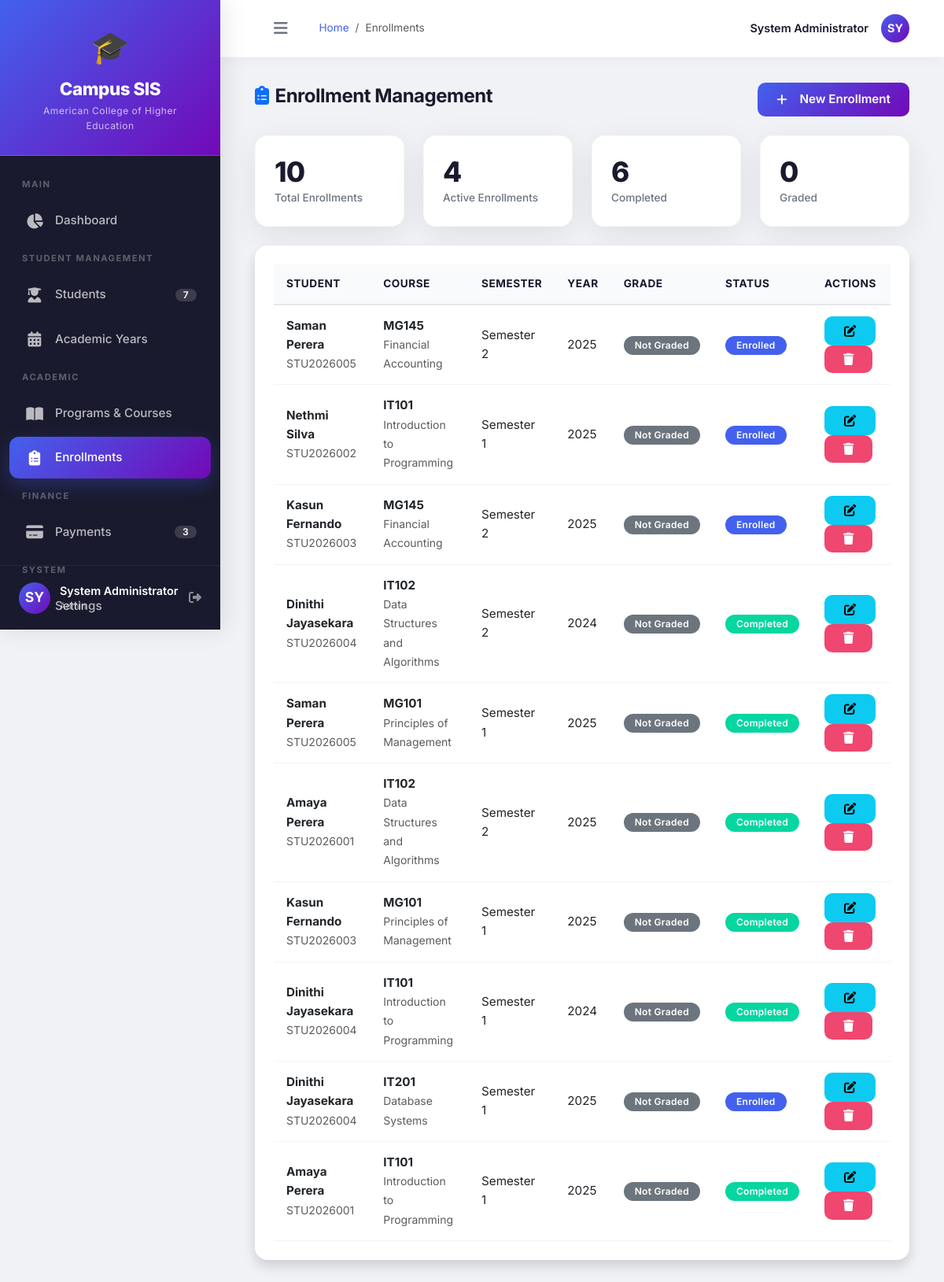
/pages/enrollments.php (signed in), run on the app's committed database.
### tables this page shows
CREATE TABLE enrollments (
    enrollment_id INT PRIMARY KEY AUTO_INCREMENT,
    student_id INT NOT NULL,
    course_id INT NOT NULL,
    semester INT NOT NULL,
    year INT NOT NULL,
    grade VARCHAR(5),
    grade_points DECIMAL(3,2),
    status ENUM('enrolled', 'completed', 'withdrawn', 'failed') DEFAULT 'enrolled',
    enrollment_date DATE,
    completion_date DATE,
    created_at TIMESTAMP DEFAULT CURRENT_TIMESTAMP,
    FOREIGN KEY (student_id) REFERENCES students(student_id) ON DELETE CASCADE,
    FOREIGN KEY (course_id) REFERENCES courses(course_id) ON DELETE CASCADE
);

CREATE TABLE students (
    student_id INT PRIMARY KEY AUTO_INCREMENT,
    student_number VARCHAR(20) UNIQUE NOT NULL,
    full_name VARCHAR(100) NOT NULL,
    ic_number VARCHAR(20) UNIQUE NOT NULL,
    gender ENUM('Male', 'Female') NOT NULL,
    dob DATE NOT NULL,
    email VARCHAR(100) UNIQUE NOT NULL,
    phone VARCHAR(15) NOT NULL,
    address TEXT NOT NULL,
    program VARCHAR(100) NOT NULL,
    year_of_study INT DEFAULT 1,
    photo VARCHAR(255),
    guardian_name VARCHAR(100),
    guardian_phone VARCHAR(15),
    guardian_email VARCHAR(100),
    enrollment_date DATE,
    status ENUM('active', 'graduated', 'suspended', 'withdrawn') DEFAULT 'active',
    created_at TIMESTAMP DEFAULT CURRENT_TIMESTAMP
);

CREATE TABLE courses (
    course_id INT PRIMARY KEY AUTO_INCREMENT,
    course_code VARCHAR(20) UNIQUE NOT NULL,
    course_name VARCHAR(100) NOT NULL,
    program VARCHAR(100) NOT NULL,
    credit_hours INT NOT NULL,
    semester INT NOT NULL,
    year INT NOT NULL,
    description TEXT,
    status ENUM('active', 'inactive') DEFAULT 'active',
    created_at TIMESTAMP DEFAULT CURRENT_TIMESTAMP
);

### pages/enrollments.php (the view, shortened to what this page needs)
<?php
require_once '../config/database.php';
include '../includes/header.php';
include '../includes/sidebar.php';
$enrollments = $pdo->query("
    SELECT e.*,
           s.full_name,
           s.student_number,
           s.program,
           c.course_name,
           c.course_code
    FROM enrollments e
    JOIN students s ON e.student_id = s.student_id
    JOIN courses c ON e.course_id = c.course_id
    ORDER BY e.created_at DESC
")->fetchAll();
?>
<div class="container-fluid fade-in">
    <div class="d-flex justify-content-between align-items-center mb-4">
        <h1 class="h3 text-gray-800"><i class="fas fa-clipboard-list me-2 text-primary"></i>Enrollment Management</h1>
        <button class="btn btn-primary" data-bs-toggle="modal" data-bs-target="#addEnrollmentModal">
            <i class="fas fa-plus me-2"></i>New Enrollment
        </button>
    </div>
    <div class="row g-4 mb-4">
        <div class="col-md-3">
            <div class="stat-card">
                <div class="stat-number"><?php echo count($enrollments); ?></div>
                <div class="stat-label">Total Enrollments</div>
            </div>
        </div>
        <div class="col-md-3">
            <div class="stat-card">
                <div class="stat-number"><?php echo count(array_filter($enrollments, function($e) { return $e['status'] == 'enrolled'; })); ?></div>
                <div class="stat-label">Active Enrollments</div>
            </div>
        </div>
        <div class="col-md-3">
            <div class="stat-card">
                <div class="stat-number"><?php echo count(array_filter($enrollments, function($e) { return $e['status'] == 'completed'; })); ?></div>
                <div class="stat-label">Completed</div>
            </div>
        </div>
        <div class="col-md-3">
            <div class="stat-card">
                <div class="stat-number"><?php echo count(array_filter($enrollments, function($e) { return !empty($e['grade']); })); ?></div>
                <div class="stat-label">Graded</div>
            </div>
        </div>
    </div>
    <div class="card shadow">
        <div class="card-body">
            <div class="table-responsive">
                <table class="table table-hover">
                    <thead>
                        <tr>
                            <th>Student</th>
                            <th>Course</th>
                            <th>Semester</th>
                            <th>Year</th>
                            <th>Grade</th>
                            <th>Status</th>
                            <th>Actions</th>
                        </tr>
                    </thead>
                    <tbody>
                        <?php foreach ($enrollments as $enrollment): ?>
                        <tr>
                            <td>
                                <strong><?php echo htmlspecialchars($enrollment['full_name']); ?></strong>
                                <br><small class="text-muted"><?php echo htmlspecialchars($enrollment['student_number']); ?></small>
                            </td>
                            <td>
                                <strong><?php echo htmlspecialchars($enrollment['course_code']); ?></strong>
                                <br><small class="text-muted"><?php echo htmlspecialchars($enrollment['course_name']); ?></small>
                            </td>
                            <td>Semester <?php echo $enrollment['semester']; ?></td>
                            <td><?php echo $enrollment['year']; ?></td>
                            <td>
                                <?php if ($enrollment['grade']): ?>
                                    <span class="badge bg-<?php echo $enrollment['grade'] >= 'B' ? 'success' : ($enrollment['grade'] >= 'C' ? 'warning' : 'danger'); ?>">
                                        <?php echo htmlspecialchars($enrollment['grade']); ?>
                                    </span>
                                <?php else: ?>
                                    <span class="badge bg-secondary">Not Graded</span>
                                <?php endif; ?>
                            </td>
                            <td>
                                <span class="badge bg-<?php echo $enrollment['status'] == 'completed' ? 'success' : ($enrollment['status'] == 'enrolled' ? 'primary' : 'danger'); ?>">
                                    <?php echo ucfirst($enrollment['status']); ?>
                                </span>
                            </td>
                            <td>
                                <button class="btn btn-sm btn-info" onclick="editEnrollment(<?php echo $enrollment['enrollment_id']; ?>, '<?php echo $enrollment['grade']; ?>', '<?php echo $enrollment['status']; ?>')">
                                    <i class="fas fa-edit"></i>
                                </button>
                                <a href="enrollments.php?delete=<?php echo $enrollment['enrollment_id']; ?>" class="btn btn-sm btn-danger" onclick="return confirm('Delete this enrollment?')">
                                    <i class="fas fa-trash"></i>
                                </a>
                            </td>
                        </tr>
                        <?php endforeach; ?>
                    </tbody>
                </table>
            </div>
        </div>
    </div>
</div>
<?php include '../includes/footer.php'; ?>

### assets/css/style.css (style rules this page uses)
:root { --sidebar-width: 280px; --sidebar-bg: #1a1a2e; --sidebar-hover: #16213e; --primary-color: #4361ee; --primary-dark: #3a56d4; --secondary-color: #7209b7; --success-color: #06d6a0; --danger-color: #ef476f; --warning-color: #ffd166; --info-color: #118ab2; --light-bg: #f0f2f5; --card-shadow: 0 10px 40px rgba(0,0,0,0.08); --border-radius: 16px; --transition: all 0.3s cubic-bezier(0.4, 0, 0.2, 1); }
* { margin: 0; padding: 0; box-sizing: border-box; }
body { font-family: 'Inter', -apple-system, BlinkMacSystemFont, sans-serif; background: var(--light-bg); color: #1a1a2e; font-size: 16px; line-height: 1.6; overflow-x: hidden; }
h1, .h1 { font-size: 2.2rem; font-weight: 800; letter-spacing: -0.02em; }
h3, .h3 { font-size: 1.5rem; font-weight: 700; }
small, .text-sm { font-size: 0.875rem; }
.stat-card { background: #ffffff; border-radius: var(--border-radius); padding: 24px; box-shadow: var(--card-shadow); transition: var(--transition); border: 1px solid rgba(0,0,0,0.03); position: relative; overflow: hidden; }
.stat-card .stat-number { font-size: 2.2rem; font-weight: 800; color: #1a1a2e; letter-spacing: -0.02em; line-height: 1.2; }
.stat-card .stat-label { font-size: 0.85rem; color: #6b7280; font-weight: 500; margin-top: 2px; }
.card { border: none; border-radius: var(--border-radius); background: #ffffff; box-shadow: var(--card-shadow); transition: var(--transition); overflow: hidden; }
.card .card-body { padding: 24px; }
.table { margin-bottom: 0; font-size: 0.95rem; }
.table thead th { background: #f8fafc; color: #1a1a2e; font-weight: 700; border-bottom: 2px solid #e5e7eb; padding: 14px 16px; font-size: 0.85rem; text-transform: uppercase; letter-spacing: 0.5px; }
.table tbody td { padding: 14px 16px; vertical-align: middle; border-bottom: 1px solid #f1f3f5; }
.btn { border-radius: 10px; padding: 10px 24px; font-weight: 600; font-size: 0.95rem; transition: var(--transition); display: inline-flex; align-items: center; gap: 8px; }
.btn-primary { background: linear-gradient(135deg, var(--primary-color), var(--secondary-color)); border: none; color: #fff; }
.btn-danger { background: var(--danger-color); border: none; color: #fff; }
.badge { font-weight: 600; padding: 6px 14px; border-radius: 20px; font-size: 0.75rem; letter-spacing: 0.3px; }
.badge.bg-success { background: var(--success-color) !important; }
.badge.bg-primary { background: var(--primary-color) !important; }
.fade-in { animation: fadeInUp 0.5s ease-out forwards; }

### data on the page
enrollments: student.full_name "Saman Perera", student.student_number "STU2026005", course.course_code "MG145", course.course_name "Financial Accounting", semester "2", year "2025", shows "Not Graded", status "Enrolled"
enrollments: student.full_name "Nethmi Silva", student.student_number "STU2026002", course.course_code "IT101", course.course_name "Introduction to Programming", semester "1", year "2025", shows "Not Graded", status "Enrolled"
enrollments: student.full_name "Kasun Fernando", student.student_number "STU2026003", course.course_code "MG145", course.course_name "Financial Accounting", semester "2", year "2025", shows "Not Graded", status "Enrolled"
enrollments: student.full_name "Dinithi Jayasekara", student.student_number "STU2026004", course.course_code "IT102", course.course_name "Data Structures and Algorithms", semester "2", year "2024", shows "Not Graded", status "Completed"
enrollments: student.full_name "Saman Perera", student.student_number "STU2026005", course.course_code "MG101", course.course_name "Principles of Management", semester "1", year "2025", shows "Not Graded", status "Completed"
enrollments: student.full_name "Amaya Perera", student.student_number "STU2026001", course.course_code "IT102", course.course_name "Data Structures and Algorithms", semester "2", year "2025", shows "Not Graded", status "Completed"
enrollments: student.full_name "Kasun Fernando", student.student_number "STU2026003", course.course_code "MG101", course.course_name "Principles of Management", semester "1", year "2025", shows "Not Graded", status "Completed"
enrollments: student.full_name "Dinithi Jayasekara", student.student_number "STU2026004", course.course_code "IT101", course.course_name "Introduction to Programming", semester "1", year "2024", shows "Not Graded", status "Completed"
enrollments: student.full_name "Dinithi Jayasekara", student.student_number "STU2026004", course.course_code "IT201", course.course_name "Database Systems", semester "1", year "2025", shows "Not Graded", status "Enrolled"
enrollments: student.full_name "Amaya Perera", student.student_number "STU2026001", course.course_code "IT101", course.course_name "Introduction to Programming", semester "1", year "2025", shows "Not Graded", status "Completed"

### other printed values
APP_NAME "Campus SIS"
$pdo->query("SELECT COUNT(*) FROM students")->fetchColumn() "7"
substr($_SESSION['full_name'] ?? 'U', 0, 2) "SY"
$_SESSION['full_name'] "System Administrator"
$_SESSION['role'] "Admin"
$page_title "Enrollments"
count($enrollments) "10"
